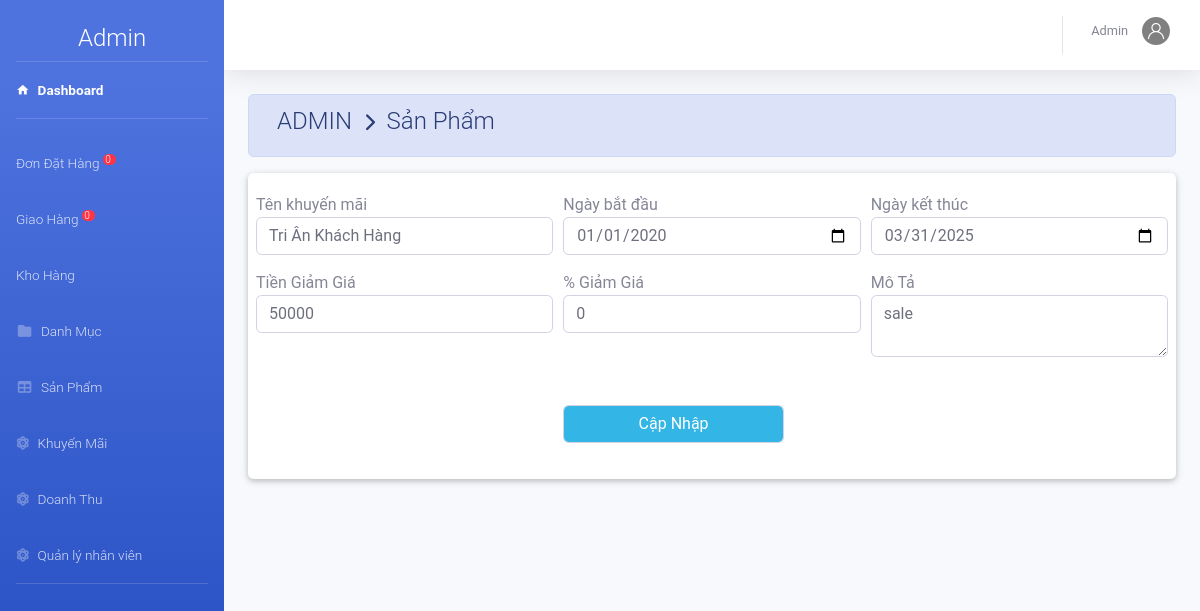
Screenshot of /admin/index.php?action=khuyenmai&view=sua&makm=1 (signed in) with the database file from the repository.
### tables this page shows
CREATE TABLE `khuyenmai` (
  `MaKM` int(11) NOT NULL,
  `TenKM` varchar(50) DEFAULT NULL,
  `MoTa` varchar(11) DEFAULT NULL,
  `KM_PT` int(5) DEFAULT NULL,
  `TienKM` decimal(10,0) DEFAULT NULL,
  `NgayBD` date DEFAULT NULL,
  `NgayKT` date DEFAULT NULL
);

### admin/khuyenmai/sua.php (the view, shortened to what this page needs)
<?php
    $id=$_GET['makm'];
    $sql_sua="SELECT * FROM `khuyenmai` WHERE MaKM=$id";
    $rs_sua=mysqli_query($conn,$sql_sua);
    $kq=mysqli_fetch_array($rs_sua)
?>
<div class="container-fluid">
    <div class=" alert alert-primary">
        <h4 class="page-title">
             ADMIN &#160;<i class="fas fa-chevron-right" style="font-size: 18px"></i>&#160; Sản Phẩm
        </h4>
    </div>
    <div class="card card-body ">
        <div class="row">
            <form class="form-row " method="GET" action="khuyenmai/xuly.php" enctype="multipart/form-data">
                <div class="form-group col-sm-4">
                    <label class="m-auto" for="th">Tên khuyến mãi</label>
                    <input type="text" class="form-control" name="tkm" value="<?php echo $kq['TenKM'] ?>" required>
                </div>
                <div class="form-group col-sm-4">
                    <label class="m-auto" for="th">Ngày bắt đầu</label>
                    <input type="date" class="form-control" name="nbd" value="<?php echo $kq['NgayBD'] ?>" required>
                </div>
                <div class="form-group col-sm-4">
                    <label class="m-auto" for="th">Ngày kết thúc</label>
                    <input type="date" class="form-control" name="nkt" value="<?php echo $kq['NgayKT'] ?>" required>
                </div>
                <div class="form-group col-sm-4">
                    <label class="m-auto" for="th">Tiền Giảm Giá</label>
                    <input type="text" class="form-control" name="t" value="<?php echo $kq['TienKM'] ?>">
                </div>
                <div class="form-group col-sm-4">
                    <label class="m-auto" for="th">% Giảm Giá</label>
                    <input type="text" class="form-control" name="pt" value="<?php echo $kq['KM_PT'] ?>">
                </div>
                <div class="form-group col-sm-4">
                    <label class="m-auto" for="th">Mô Tả</label>
                    <textarea class="form-control" name="mt" required><?php echo $kq['MoTa'] ?></textarea>
                </div>
                <div class="form-group col-sm-4 "></div>
                <div class="form-group col-sm-3 "><label for="masv">&emsp;</label><input type="submit"
                        class="form-control badge-info" name="sua" value="Cập Nhập"></div>
            </form>
        </div>
    </div>

### rows the page displays
khuyenmai: tkm "Tri Ân Khách Hàng", nbd "01/01/2020", nkt "03/31/2025", t "50000", pt "0", mt "sale"

### other values shown
$dem "0"
$nv['TenNV'] "Admin"
